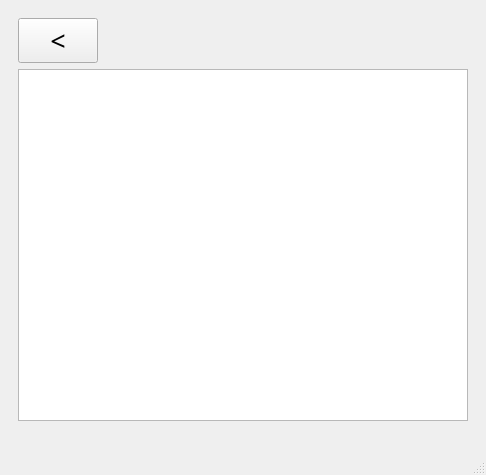
<?xml version="1.0" encoding="UTF-8"?>
<ui version="4.0">
 <class>MainWindow</class>
 <widget class="QMainWindow" name="MainWindow">
  <property name="geometry">
   <rect>
    <x>0</x>
    <y>0</y>
    <width>486</width>
    <height>475</height>
   </rect>
  </property>
  <property name="font">
   <font>
    <pointsize>20</pointsize>
   </font>
  </property>
  <property name="windowTitle">
   <string>MainWindow</string>
  </property>
  <widget class="QWidget" name="centralwidget">
   <layout class="QVBoxLayout" name="verticalLayout">
    <item>
     <widget class="QStackedWidget" name="stackedWidget">
      <property name="currentIndex">
       <number>2</number>
      </property>
      <widget class="QWidget" name="page">
       <widget class="QLabel" name="label">
        <property name="geometry">
         <rect>
          <x>0</x>
          <y>40</y>
          <width>471</width>
          <height>41</height>
         </rect>
        </property>
        <property name="sizePolicy">
         <sizepolicy hsizetype="Expanding" vsizetype="MinimumExpanding">
          <horstretch>0</horstretch>
          <verstretch>0</verstretch>
         </sizepolicy>
        </property>
        <property name="font">
         <font>
          <family>Modern No. 20</family>
          <pointsize>20</pointsize>
         </font>
        </property>
        <property name="text">
         <string>Tic Tac Toe</string>
        </property>
        <property name="textFormat">
         <enum>Qt::AutoText</enum>
        </property>
        <property name="alignment">
         <set>Qt::AlignCenter</set>
        </property>
       </widget>
       <widget class="QPushButton" name="DefaultGame_Button">
        <property name="geometry">
         <rect>
          <x>130</x>
          <y>120</y>
          <width>221</width>
          <height>61</height>
         </rect>
        </property>
        <property name="font">
         <font>
          <family>Modern No. 20</family>
          <pointsize>20</pointsize>
         </font>
        </property>
        <property name="text">
         <string>1 Vs 1</string>
        </property>
       </widget>
       <widget class="QPushButton" name="Settings_Button">
        <property name="geometry">
         <rect>
          <x>130</x>
          <y>210</y>
          <width>221</width>
          <height>61</height>
         </rect>
        </property>
        <property name="font">
         <font>
          <family>Modern No. 20</family>
          <pointsize>20</pointsize>
         </font>
        </property>
        <property name="text">
         <string>Settings</string>
        </property>
       </widget>
      </widget>
      <widget class="QWidget" name="page_2">
       <widget class="QSlider" name="LineSize_Slider">
        <property name="geometry">
         <rect>
          <x>60</x>
          <y>110</y>
          <width>351</width>
          <height>21</height>
         </rect>
        </property>
        <property name="font">
         <font>
          <family>Modern No. 20</family>
          <pointsize>20</pointsize>
         </font>
        </property>
        <property name="minimum">
         <number>3</number>
        </property>
        <property name="maximum">
         <number>6</number>
        </property>
        <property name="pageStep">
         <number>1</number>
        </property>
        <property name="tracking">
         <bool>false</bool>
        </property>
        <property name="orientation">
         <enum>Qt::Horizontal</enum>
        </property>
       </widget>
       <widget class="QSlider" name="FieldSize_Slider">
        <property name="geometry">
         <rect>
          <x>60</x>
          <y>230</y>
          <width>351</width>
          <height>21</height>
         </rect>
        </property>
        <property name="minimum">
         <number>3</number>
        </property>
        <property name="maximum">
         <number>6</number>
        </property>
        <property name="pageStep">
         <number>1</number>
        </property>
        <property name="tracking">
         <bool>false</bool>
        </property>
        <property name="orientation">
         <enum>Qt::Horizontal</enum>
        </property>
       </widget>
       <widget class="QLabel" name="label_2">
        <property name="geometry">
         <rect>
          <x>0</x>
          <y>40</y>
          <width>471</width>
          <height>41</height>
         </rect>
        </property>
        <property name="sizePolicy">
         <sizepolicy hsizetype="Expanding" vsizetype="MinimumExpanding">
          <horstretch>0</horstretch>
          <verstretch>0</verstretch>
         </sizepolicy>
        </property>
        <property name="font">
         <font>
          <family>Modern No. 20</family>
          <pointsize>20</pointsize>
         </font>
        </property>
        <property name="text">
         <string>Line Size</string>
        </property>
        <property name="textFormat">
         <enum>Qt::AutoText</enum>
        </property>
        <property name="alignment">
         <set>Qt::AlignCenter</set>
        </property>
       </widget>
       <widget class="QLabel" name="label_3">
        <property name="geometry">
         <rect>
          <x>0</x>
          <y>160</y>
          <width>471</width>
          <height>41</height>
         </rect>
        </property>
        <property name="sizePolicy">
         <sizepolicy hsizetype="Expanding" vsizetype="MinimumExpanding">
          <horstretch>0</horstretch>
          <verstretch>0</verstretch>
         </sizepolicy>
        </property>
        <property name="font">
         <font>
          <family>Modern No. 20</family>
          <pointsize>20</pointsize>
         </font>
        </property>
        <property name="text">
         <string>Field Size</string>
        </property>
        <property name="textFormat">
         <enum>Qt::AutoText</enum>
        </property>
        <property name="alignment">
         <set>Qt::AlignCenter</set>
        </property>
       </widget>
       <widget class="QPushButton" name="SBack_Button">
        <property name="geometry">
         <rect>
          <x>120</x>
          <y>290</y>
          <width>231</width>
          <height>61</height>
         </rect>
        </property>
        <property name="font">
         <font>
          <family>Modern No. 20</family>
          <pointsize>20</pointsize>
         </font>
        </property>
        <property name="text">
         <string>Back to menu</string>
        </property>
       </widget>
       <widget class="QLabel" name="current_LSize_label">
        <property name="geometry">
         <rect>
          <x>210</x>
          <y>130</y>
          <width>47</width>
          <height>21</height>
         </rect>
        </property>
        <property name="font">
         <font>
          <pointsize>10</pointsize>
         </font>
        </property>
        <property name="text">
         <string/>
        </property>
        <property name="alignment">
         <set>Qt::AlignCenter</set>
        </property>
       </widget>
       <widget class="QLabel" name="current_FSize_label">
        <property name="geometry">
         <rect>
          <x>210</x>
          <y>250</y>
          <width>47</width>
          <height>21</height>
         </rect>
        </property>
        <property name="font">
         <font>
          <pointsize>10</pointsize>
         </font>
        </property>
        <property name="text">
         <string/>
        </property>
        <property name="alignment">
         <set>Qt::AlignCenter</set>
        </property>
       </widget>
      </widget>
      <widget class="QWidget" name="page_3">
       <layout class="QGridLayout" name="gridLayout">
        <item row="1" column="0" colspan="2">
         <widget class="QGraphicsView" name="graphicsView">
          <property name="focusPolicy">
           <enum>Qt::StrongFocus</enum>
          </property>
          <property name="contextMenuPolicy">
           <enum>Qt::DefaultContextMenu</enum>
          </property>
          <property name="verticalScrollBarPolicy">
           <enum>Qt::ScrollBarAlwaysOff</enum>
          </property>
          <property name="horizontalScrollBarPolicy">
           <enum>Qt::ScrollBarAlwaysOff</enum>
          </property>
         </widget>
        </item>
        <item row="0" column="0">
         <widget class="QPushButton" name="GBack_Button">
          <property name="sizePolicy">
           <sizepolicy hsizetype="Fixed" vsizetype="Fixed">
            <horstretch>0</horstretch>
            <verstretch>0</verstretch>
           </sizepolicy>
          </property>
          <property name="font">
           <font>
            <family>Modern No. 20</family>
            <pointsize>20</pointsize>
           </font>
          </property>
          <property name="text">
           <string>&lt;</string>
          </property>
         </widget>
        </item>
        <item row="0" column="1">
         <spacer name="horizontalSpacer">
          <property name="orientation">
           <enum>Qt::Horizontal</enum>
          </property>
          <property name="sizeHint" stdset="0">
           <size>
            <width>100</width>
            <height>20</height>
           </size>
          </property>
         </spacer>
        </item>
       </layout>
      </widget>
     </widget>
    </item>
   </layout>
  </widget>
  <widget class="QMenuBar" name="menubar">
   <property name="geometry">
    <rect>
     <x>0</x>
     <y>0</y>
     <width>486</width>
     <height>20</height>
    </rect>
   </property>
  </widget>
  <widget class="QStatusBar" name="statusbar"/>
 </widget>
 <resources/>
 <connections/>
</ui>
